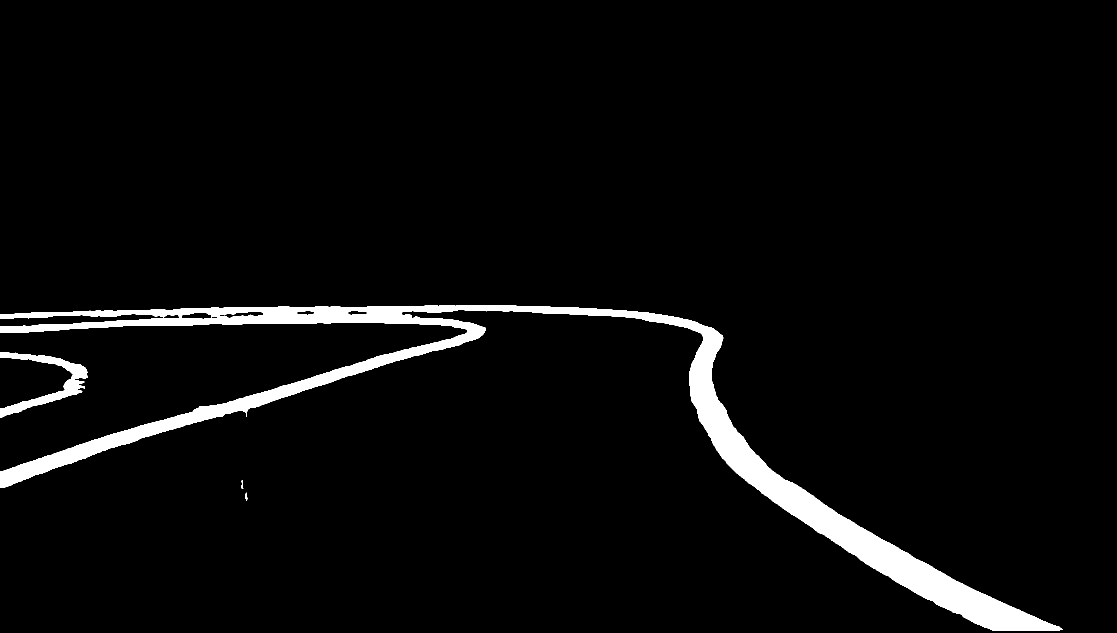
#> input picture PerspectiveTransform/images/track1_mask.png, 2234 x 1266 px (shown at 1/2 size)
$ python perspective.py
#> lines starting #> are read from the running program, lines starting #| are printed output that depends on the picture; after the words box and inside, x2 and y2 are one past the last pixel; in counts of white or black regions, pixels touching at a corner belong together
import cv2
import numpy as np
import os

def main():
    # -------------------------------------------------------
    # 1. Load and Preprocess the Binary Segmentation Mask
    # -------------------------------------------------------
    mask_path = "./images/track1_mask.png"  # Update with your correct path
    original_path = "./images/after.png"
    output_dir = "./outputs"
    os.makedirs(output_dir, exist_ok=True)  # Ensure output directory exists

    sam_mask = cv2.imread(mask_path, cv2.IMREAD_GRAYSCALE)
#> sam_mask: shape (1266, 2234); 4% white; 4 white regions, box (x1, y1, x2, y2) and area: (0, 610, 2126, 1262) 107604, (0, 704, 176, 835) 5724, (490, 985, 495, 1002) 51, (483, 960, 487, 978) 38

    if sam_mask is None:
        print(f"Error: Could not load segmentation mask from {mask_path}. Check file path and format.")
        return

    # Resize the mask for consistency
    original_size = (800, 600)
    sam_mask = cv2.resize(sam_mask, original_size)
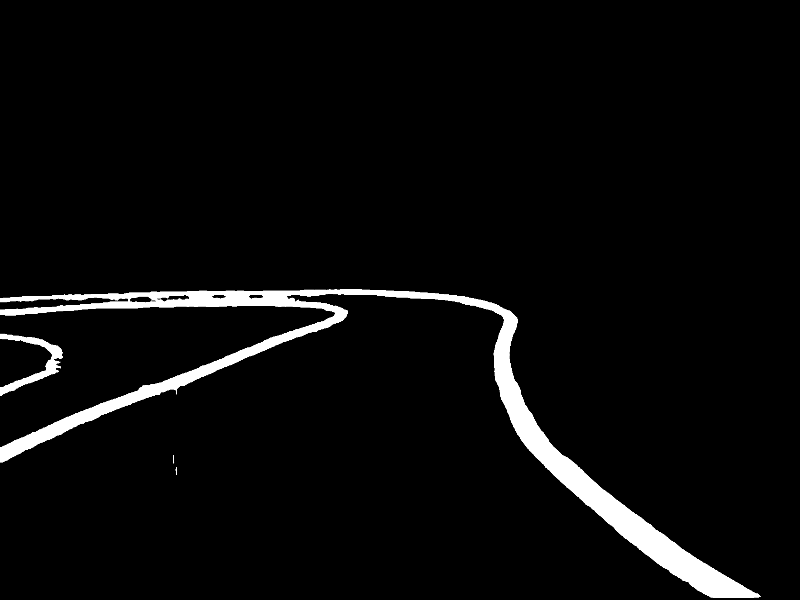
#> sam_mask: shape (600, 800); min 0, max 255, mean 10.2

    # Convert to binary (0 or 255)
    _, sam_mask = cv2.threshold(sam_mask, 127, 255, cv2.THRESH_BINARY)
#> sam_mask: shape (600, 800); 4% white; 4 white regions (2 under 20 px), largest, box (x1, y1, x2, y2) and area: (0, 289, 761, 598) 18297, (0, 334, 63, 396) 969

    # -------------------------------------------------------
    # 2. Define Source & Destination Points
    # -------------------------------------------------------
    # Source points (where in the original mask you want to transform)
    tl = (296, 226)  # Top-left
    bl = (45,   435)  # Bottom-left
    tr = (501, 223)  # Top-right
    br = (750, 404)  # Bottom-right
    pts1 = np.float32([tl, bl, tr, br])

    # Destination points (bird’s-eye view layout)
    output_size = (800, 600)  # (width, height)
    pts2 = np.float32([
        [206,  29],   # New top-left
        [192, 513], # New bottom-left
        [589,  6],   # New top-right
        [602,  496]  # New bottom-right
    ])

    # -------------------------------------------------------
    # 3. Compute & Apply Perspective Transformation
    # -------------------------------------------------------
    matrix = cv2.getPerspectiveTransform(pts1, pts2)
    print("Perspective Transformation Matrix:\n", matrix)

    # Convert mask to float32 for warpPerspective
    sam_mask = sam_mask.astype(np.float32)

    # Use nearest-neighbor interpolation to avoid grayscale artifacts
    transformed_mask = cv2.warpPerspective(
        sam_mask,
        matrix,
        output_size,
        flags=cv2.INTER_NEAREST
    )
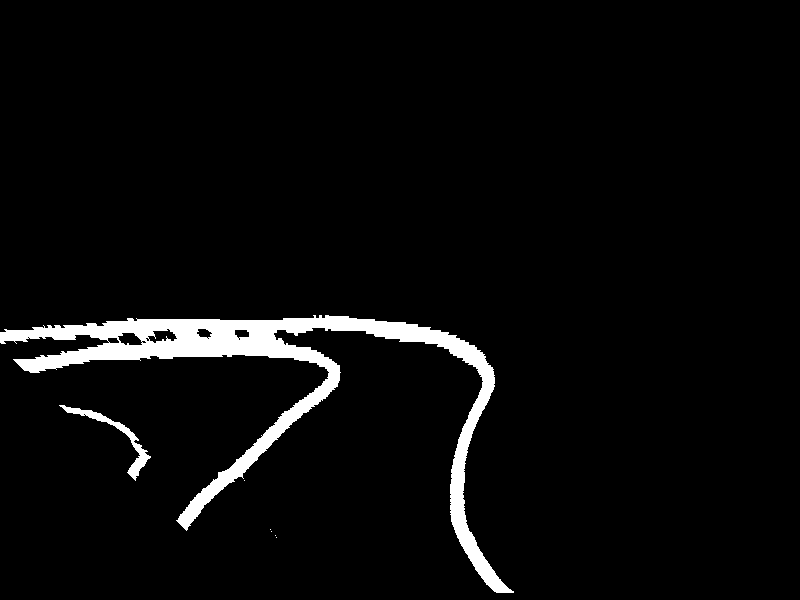
#> transformed_mask: shape (600, 800) float32; 4.1% white; 7 white regions (5 under 20 px), largest, box (x1, y1, x2, y2) and area: (0, 315, 514, 593) 18600, (59, 405, 151, 481) 864

    # Re-threshold to ensure the result remains strictly 0 or 255
    _, transformed_mask = cv2.threshold(transformed_mask, 127, 255, cv2.THRESH_BINARY)

    # (Optional) Morphological close to smooth small gaps/jaggies
    kernel = cv2.getStructuringElement(cv2.MORPH_ELLIPSE, (3, 3))
    transformed_mask = cv2.morphologyEx(transformed_mask, cv2.MORPH_CLOSE, kernel)
#> transformed_mask: shape (600, 800) float32; 4.1% white; 7 white regions (5 under 20 px), largest, box (x1, y1, x2, y2) and area: (0, 315, 514, 593) 18861, (59, 405, 151, 481) 873

    # Convert back to uint8 for display
    transformed_mask = transformed_mask.astype(np.uint8)

    # -------------------------------------------------------
    # 4. Save Output Images
    # -------------------------------------------------------
    cv2.imwrite(os.path.join(output_dir, "original_mask.png"), sam_mask)
    cv2.imwrite(os.path.join(output_dir, "transformed_mask.png"), transformed_mask)

    original_image = cv2.imread(original_path)
    if original_image is not None:
        cv2.imwrite(os.path.join(output_dir, "original_bird_eye.png"), original_image)

    # -------------------------------------------------------
    # 5. Display Results
    # -------------------------------------------------------
    cv2.imshow("Original Bird-Eye", original_image)
    cv2.imshow("Original SAM Mask", sam_mask.astype(np.uint8))
    cv2.imshow("Transformed Mask (Bird’s-Eye View)", transformed_mask)
    cv2.waitKey(0)
    cv2.destroyAllWindows()

if __name__ == "__main__":
    main()

$ run again, with PerspectiveTransform/images/track2_mask.png copied over PerspectiveTransform/images/track1_mask.png
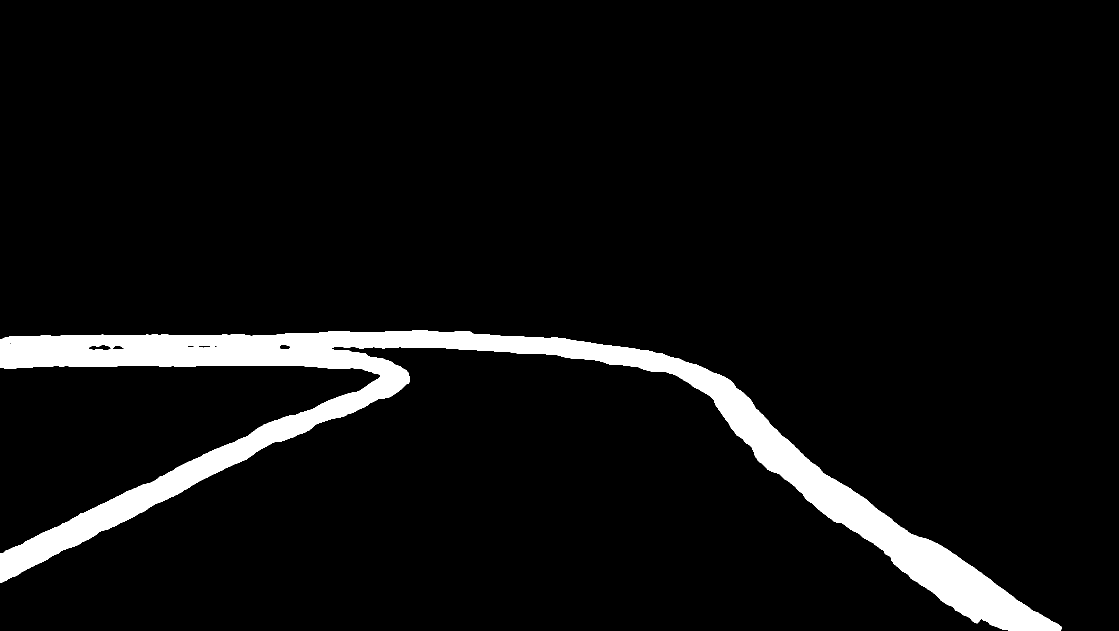
#> input picture PerspectiveTransform/images/track2_mask.png, 2238 x 1262 px (shown at 1/2 size)
#> in main, `sam_mask = cv2.resize(sam_mask, original_size)`:
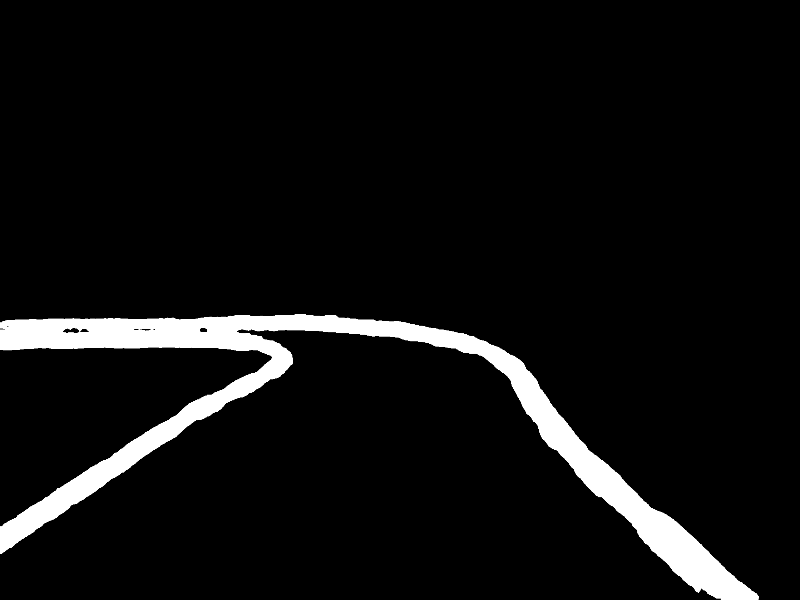
#> sam_mask: shape (600, 800); min 0, max 255, mean 15.3
#> in main, `transformed_mask = cv2.warpPerspective( sam_mask, matrix, output_size,..`:
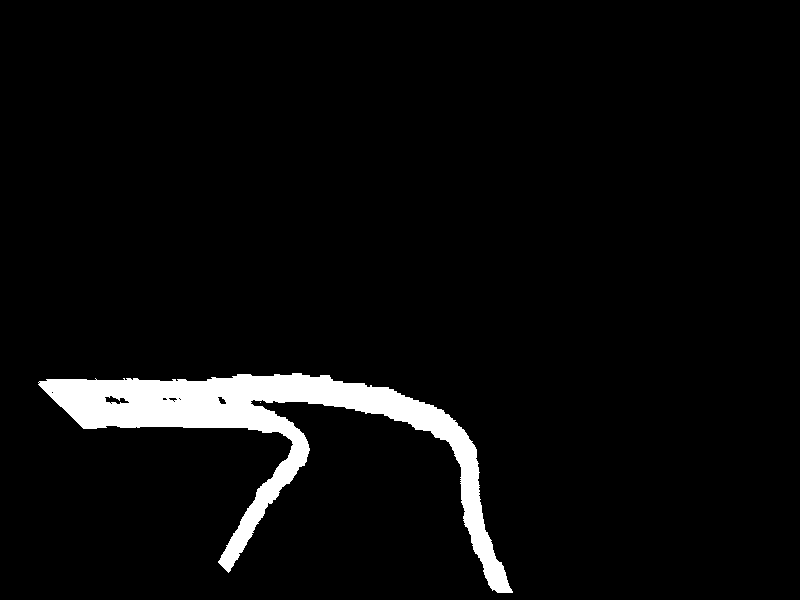
#> transformed_mask: shape (600, 800) float32; 4.5% white; 2 white regions (1 under 20 px), largest, box (x1, y1, x2, y2) and area: (38, 373, 513, 593) 21596

$ run again, with PerspectiveTransform/images/track4_mask.png copied over PerspectiveTransform/images/track1_mask.png
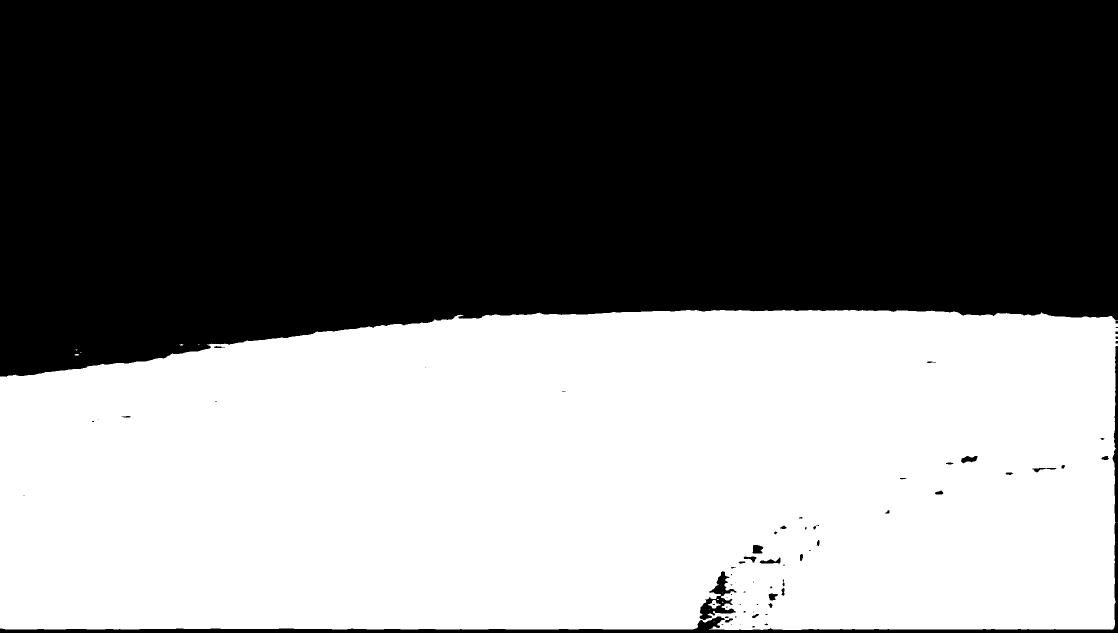
#> input picture PerspectiveTransform/images/track4_mask.png, 2236 x 1266 px (shown at 1/2 size)
#> in main, `sam_mask = cv2.resize(sam_mask, original_size)`:
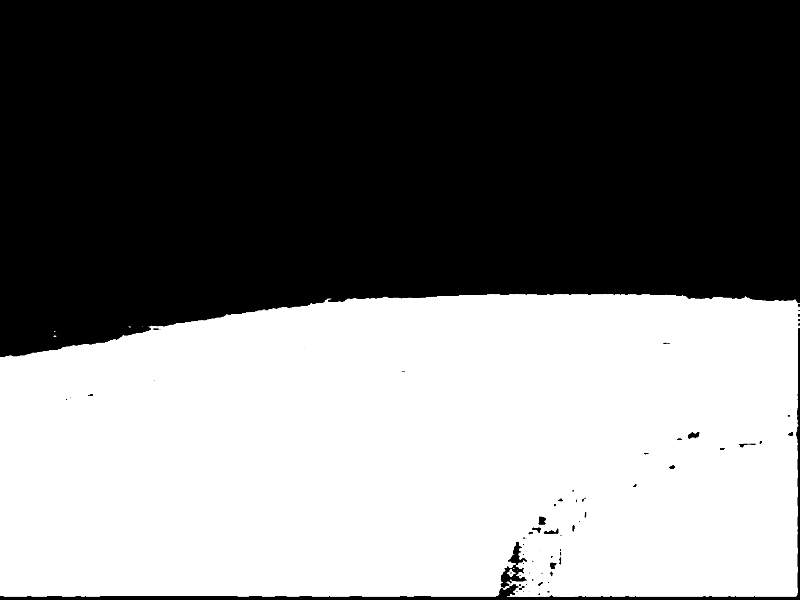
#> sam_mask: shape (600, 800); min 0, max 255, mean 121
#> in main, `transformed_mask = cv2.warpPerspective( sam_mask, matrix, output_size,..`:
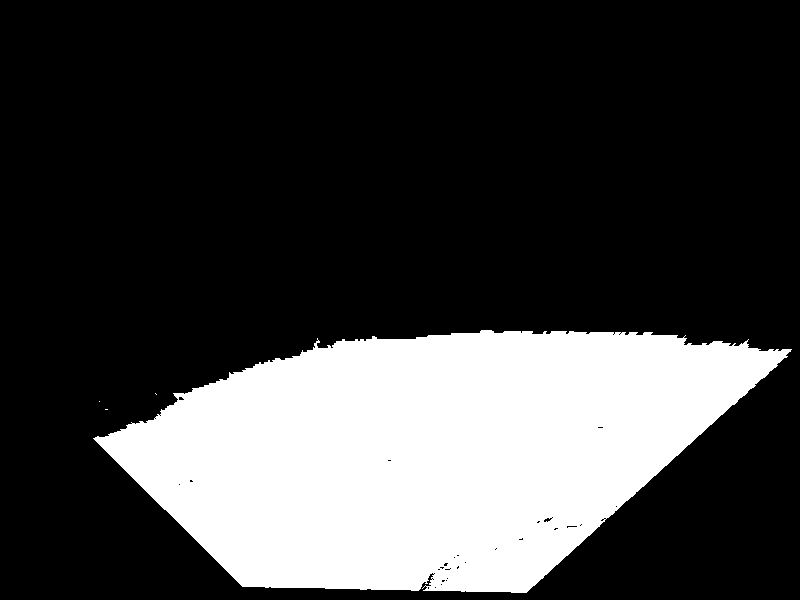
#> transformed_mask: shape (600, 800) float32; 25.3% white; 4 white regions (3 under 20 px), largest, box (x1, y1, x2, y2) and area: (93, 330, 792, 593) 121635
